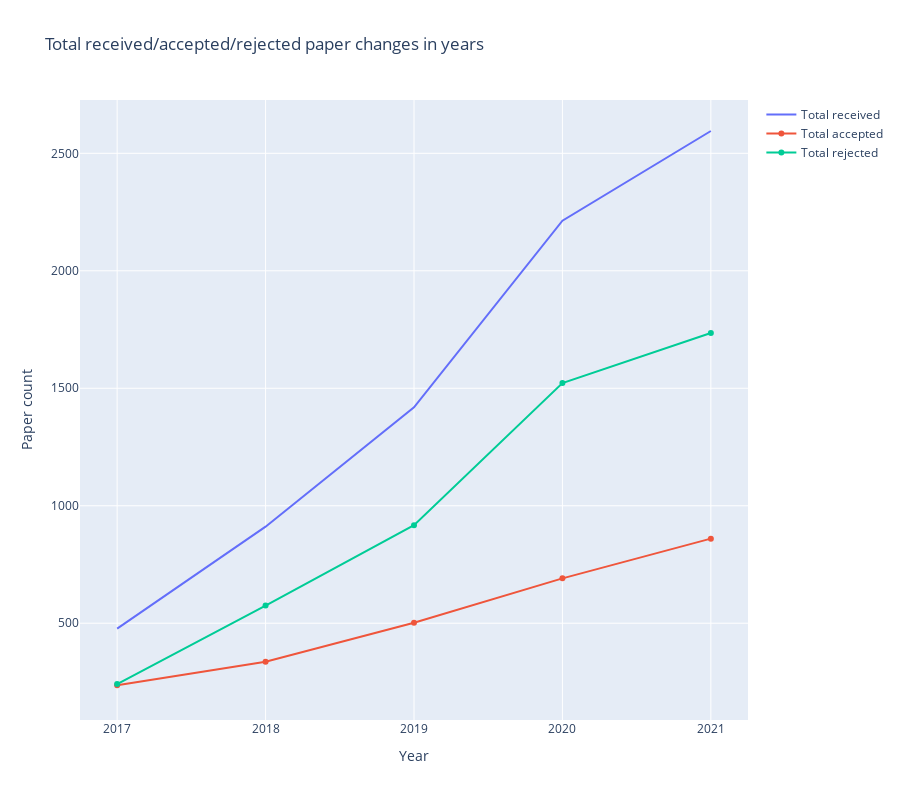

Notebook code for this chart:
### Code cell
years=['2017', '2018', '2019', '2020', '2021']
fig = go.Figure()
fig.add_trace(go.Line(x=years, y=received,
                    mode='lines',
                    name='Total received'))
fig.add_trace(go.Line(x=years, y=accepted,
                    mode='lines+markers',text=accepted,
                    name='Total accepted'))
fig.add_trace(go.Line(x=years, y=rejected,text=rejected,
                    mode='lines+markers', name='Total rejected'))
fig.update_layout(
    height=800,
    title_text='Total received/accepted/rejected paper changes in years'
,yaxis_title="Paper count", xaxis_title="Year")

fig.show()

### Figure 1 — Plotly figure (JSON) as saved in the notebook; plotly's stock layout.template omitted (floating-point values rounded to 4 significant figures)
{"data": [{"mode": "lines", "name": "Total received", "type": "scatter", "x": ["2017", "2018", "2019", "2020", "2021"], "y": [477, 911, 1419, 2213, 2595]}, {"mode": "lines+markers", "name": "Total accepted", "text": ["236", "336", "502", "691", "860"], "type": "scatter", "x": ["2017", "2018", "2019", "2020", "2021"], "y": [236, 336, 502, 691, 860]}, {"mode": "lines+markers", "name": "Total rejected", "text": ["241", "575", "917", "1522", "1735"], "type": "scatter", "x": ["2017", "2018", "2019", "2020", "2021"], "y": [241, 575, 917, 1522, 1735]}], "layout": {"height": 800, "title": {"text": "Total received/accepted/rejected paper changes in years"}, "xaxis": {"title": {"text": "Year"}}, "yaxis": {"title": {"text": "Paper count"}}}}
